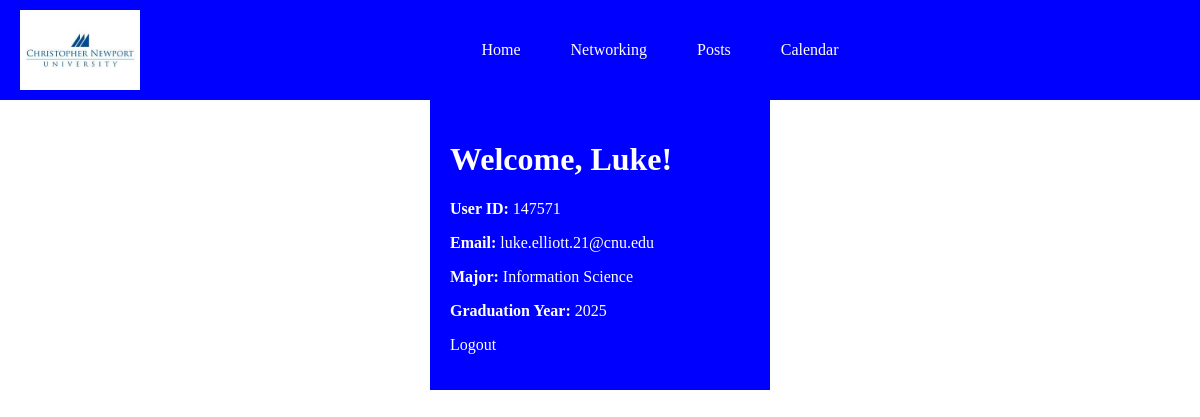
Page /login/profile.php (signed in) on the committed database.
### tables this page shows
CREATE TABLE `users` (
  `id` bigint(20) NOT NULL,
  `user_id` bigint(20) NOT NULL,
  `user_name` varchar(100) NOT NULL,
  `password` varchar(100) NOT NULL,
  `email` varchar(100) NOT NULL,
  `date` timestamp NOT NULL DEFAULT current_timestamp(),
  `graduation_year` int(4) NOT NULL,
  `major` varchar(20) NOT NULL,
  `minor` varchar(20) NOT NULL,
  `profile_picture` varchar(255) NOT NULL
);

### login/profile.php (the view, shortened to what this page needs)
<?php
include("connection.php");
if(isset($_SESSION['user_id'])) {
    $user_id = $_SESSION['user_id'];
    $query = "SELECT * FROM users WHERE user_id='$user_id'";
    $result = mysqli_query($con, $query);
    if(mysqli_num_rows($result) == 1) {
        $row = mysqli_fetch_assoc($result);
        $full_name = $row['user_name'];
        $email = $row['email'];
        $major = $row['major'];
        $graduation_year = $row['graduation_year'];
        $user_id = $row['user_id'];
    }
} else {
    header("Location: login.php");
    exit;
}
?>
<!DOCTYPE html>
<html lang="en">
<head>
    <link rel="stylesheet" href="styles.css">
</head>
<header>
  <img src="cnu.jpg" alt="CNU Logo" id="cnu-logo">
  <nav>
    <ul>
      <li><a href="index.php">Home</a></li>
      <li><a href="add_friend.php">Networking</a></li>
      <li><a href="post_subsystem.php">Posts</a></li>
      <li><a href="calendar.php">Calendar</a></li>
    </ul>
   </nav>
</header>
<body>
    <div id="box">
        <h1>Welcome, <?php echo $full_name; ?>!</h1>
        <p><strong>User ID:</strong> <?php echo $user_id; ?></p>
        <p><strong>Email:</strong> <?php echo $email; ?></p>
        <p><strong>Major:</strong> <?php echo $major; ?></p>
        <p><strong>Graduation Year:</strong> <?php echo $graduation_year; ?></p>
        <p><a href="logout.php">Logout</a></p>
    </div>
</body>
</html>

### login/styles.css (style rules this page uses)
html, body { margin: 0; padding: 0; height: 100vh; overflow: hidden; background-image: url('cnh.jpg'); background-size: cover; background-repeat: no-repeat; background-attachment: fixed; }
header { background-color: blue; color: white; display: flex; justify-content: space-between; align-items: center; padding: 10px 20px; }
nav { width: 100%; }
nav ul { list-style-type: none; display: flex; justify-content: center; margin: 0; padding: 0; }
nav ul li { margin: 0 15px; }
nav ul li a { color: white; text-decoration: none; padding: 5px 10px; }
#cnu-logo { height: 80px; }

### login/profile.php (style rules this page uses)
#box { background-color: blue; margin: auto; width: 300px; padding: 20px; color: white; }
a { color: white; text-decoration: none; }

### rows in the picture
users: user_name "Luke", user "147571", email "luke.elliott.21@cnu.edu", major "Information Science", graduation_year "2025"
